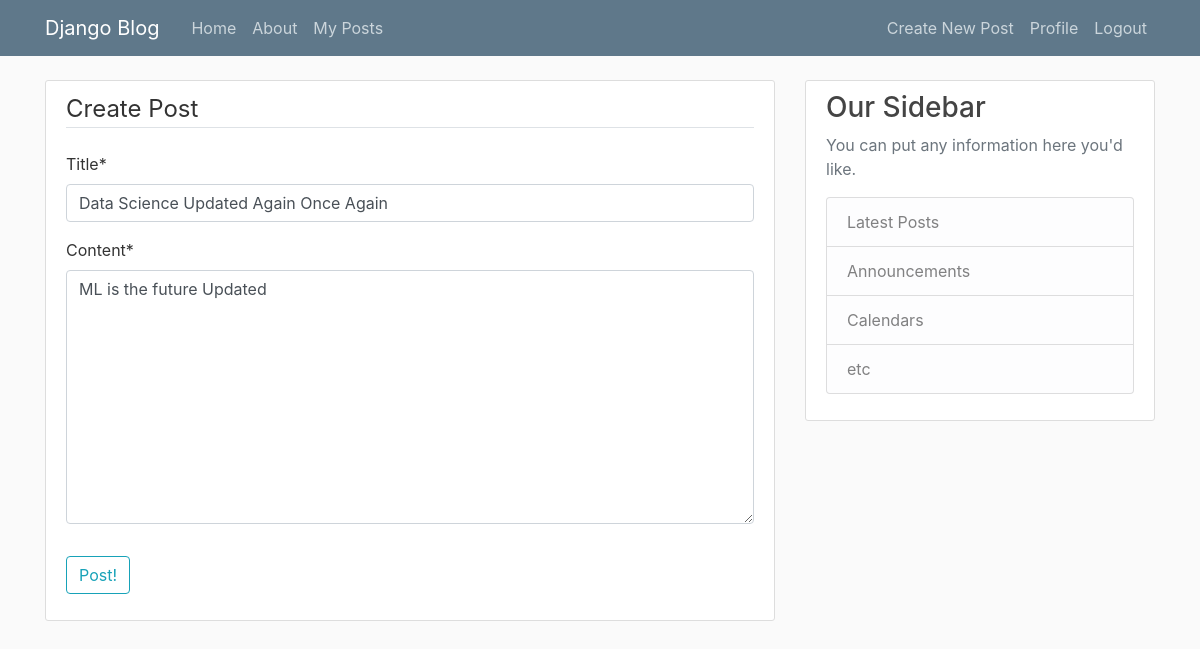
Page /post/11/update/ (signed in) on the committed database.
### blog/models.py (models this page shows)
class Post(models.Model):
    title=models.CharField(max_length=100)
    content=models.TextField()
    date_posted=models.DateTimeField(default=timezone.now)
    author=models.ForeignKey(User,on_delete=models.CASCADE)

### blog/views.py (the view, shortened to what this page needs)
# urls.py: path('post/<int:pk>/update/',PostUpdateView.as_view(),name='post-update'),
class PostUpdateView(LoginRequiredMixin,UserPassesTestMixin,UpdateView):
    model = Post
    fields = ['title', 'content']
    success_url = '/'
    def test_func(self):
        cur_post=self.get_object()
        return cur_post.author == self.request.user

### blog/templates/blog/post_form.html (shortened to what this page needs)
{% extends 'Blog/base.html' %}
{% load crispy_forms_tags %}
{% block content %}
    <div class="content-section">
        <form method="post">
            <fieldset class="form-group">
                <legend class="border-bottom mb-4">
                    Create Post
                </legend>
                {{form|crispy}}
            </fieldset>
            <div class="form-group">
                <button class="btn btn-outline-info" type="submit">
                    Post!
                </button>
            </div>
        </form>
    </div>
{% endblock content %}

### blog/static/blog/main.css (style rules this page uses)
body { background: #fafafa; color: #333333; margin-top: 5rem; }
.content-section { background: #ffffff; padding: 10px 20px; border: 1px solid #dddddd; border-radius: 3px; margin-bottom: 20px; }

### rows in the picture
Post: title "Data Science Updated Again Once Again", content "ML is the future Updated"
